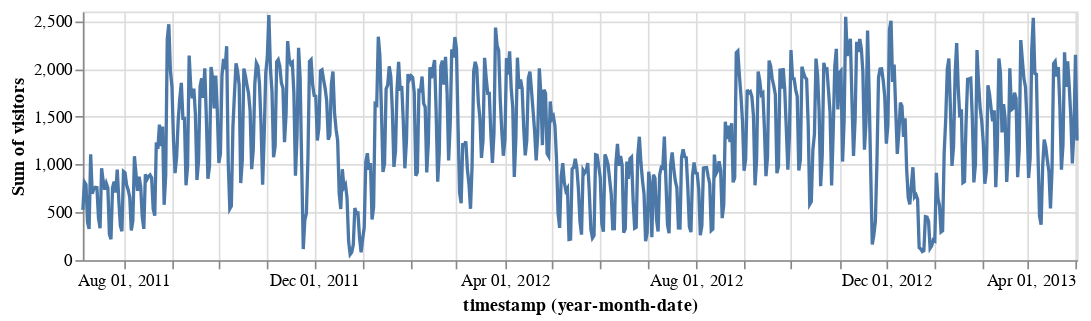

Notebook source saved alongside this figure:
### Markdown cell above
#### You can see view drops during the school holidays clearly in the Durham pageviews

### Code cell
alt.Chart(pageviews).mark_line().encode(
    x = 'yearmonthdate(timestamp):T',
    y = 'sum(visitors):Q',
    tooltip = 'yearmonthdate(timestamp):T'
).transform_filter(
    datum.city == 'Durham'
).properties(
    width=600,
    height=150
)

### Figure 1 — Vega specification as saved in the notebook (floating-point values rounded to 4 significant figures; data arrays with more than 128 entries replaced by an {"elided": "..."} marker saying what was removed)
{"$schema": "https://vega.github.io/schema/vega/v5.json", "data": [{"name": "source_0", "values": {"elided": "637 records"}, "transform": [{"type": "formula", "expr": "toDate(datum['yearmonthdate_timestamp'])", "as": "yearmonthdate_timestamp"}]}, {"name": "source_0_y_domain_sum_visitors", "values": [{"min": 59, "max": 2563}]}], "marks": [{"type": "line", "name": "marks", "from": {"data": "source_0"}, "sort": {"field": "datum[\"yearmonthdate_timestamp\"]"}, "encode": {"update": {"y": {"field": "sum_visitors", "scale": "y"}, "description": {"signal": "\"timestamp (year-month-date): \" + (timeFormat(datum[\"yearmonthdate_timestamp\"], timeUnitSpecifier([\"year\",\"month\",\"date\"], {\"year-month\":\"%b %Y \",\"year-month-date\":\"%b %d, %Y \"}))) + \"; Sum of visitors: \" + (format(datum[\"sum_visitors\"], \"\"))"}, "stroke": {"value": "#4c78a8"}, "tooltip": {"signal": "timeFormat(datum[\"yearmonthdate_timestamp\"], timeUnitSpecifier([\"year\",\"month\",\"date\"], {\"year-month\":\"%b %Y \",\"year-month-date\":\"%b %d, %Y \"}))"}, "x": {"field": "yearmonthdate_timestamp", "scale": "x"}, "defined": {"signal": "isValid(datum[\"yearmonthdate_timestamp\"]) && isFinite(+datum[\"yearmonthdate_timestamp\"]) && isValid(datum[\"sum_visitors\"]) && isFinite(+datum[\"sum_visitors\"])"}}}, "style": ["line"]}], "scales": [{"name": "x", "type": "time", "domain": {"data": "source_0", "field": "yearmonthdate_timestamp"}, "range": [0, {"signal": "width"}]}, {"name": "y", "type": "linear", "domain": [{"signal": "(data(\"source_0_y_domain_sum_visitors\")[0] || {}).min"}, {"signal": "(data(\"source_0_y_domain_sum_visitors\")[0] || {}).max"}], "range": [{"signal": "height"}, 0], "zero": true, "nice": true}], "axes": [{"scale": "x", "tickCount": {"signal": "ceil(width/40)"}, "ticks": false, "tickMinStep": {"signal": "datetime(2001, 0, 2, 0, 0, 0, 0) - datetime(2001, 0, 1, 0, 0, 0, 0)"}, "grid": true, "labels": false, "minExtent": 0, "gridScale": "y", "aria": false, "domain": false, "orient": "bottom", "zindex": 0, "maxExtent": 0}, {"scale": "y", "aria": false, "domain": false, "labels": false, "gridScale": "x", "tickCount": {"signal": "ceil(height/40)"}, "orient": "left", "zindex": 0, "grid": true, "maxExtent": 0, "minExtent": 0, "ticks": false}, {"scale": "x", "labelFlush": true, "orient": "bottom", "title": "timestamp (year-month-date)", "grid": false, "zindex": 0, "labelOverlap": true, "format": {"signal": "timeUnitSpecifier([\"year\",\"month\",\"date\"], {\"year-month\":\"%b %Y \",\"year-month-date\":\"%b %d, %Y \"})"}, "tickCount": {"signal": "ceil(width/40)"}, "tickMinStep": {"signal": "datetime(2001, 0, 2, 0, 0, 0, 0) - datetime(2001, 0, 1, 0, 0, 0, 0)"}}, {"scale": "y", "orient": "left", "zindex": 0, "title": "Sum of visitors", "labelOverlap": true, "tickCount": {"signal": "ceil(height/40)"}, "grid": false}], "background": "white", "style": "cell", "width": 600, "height": 150, "padding": 5}
